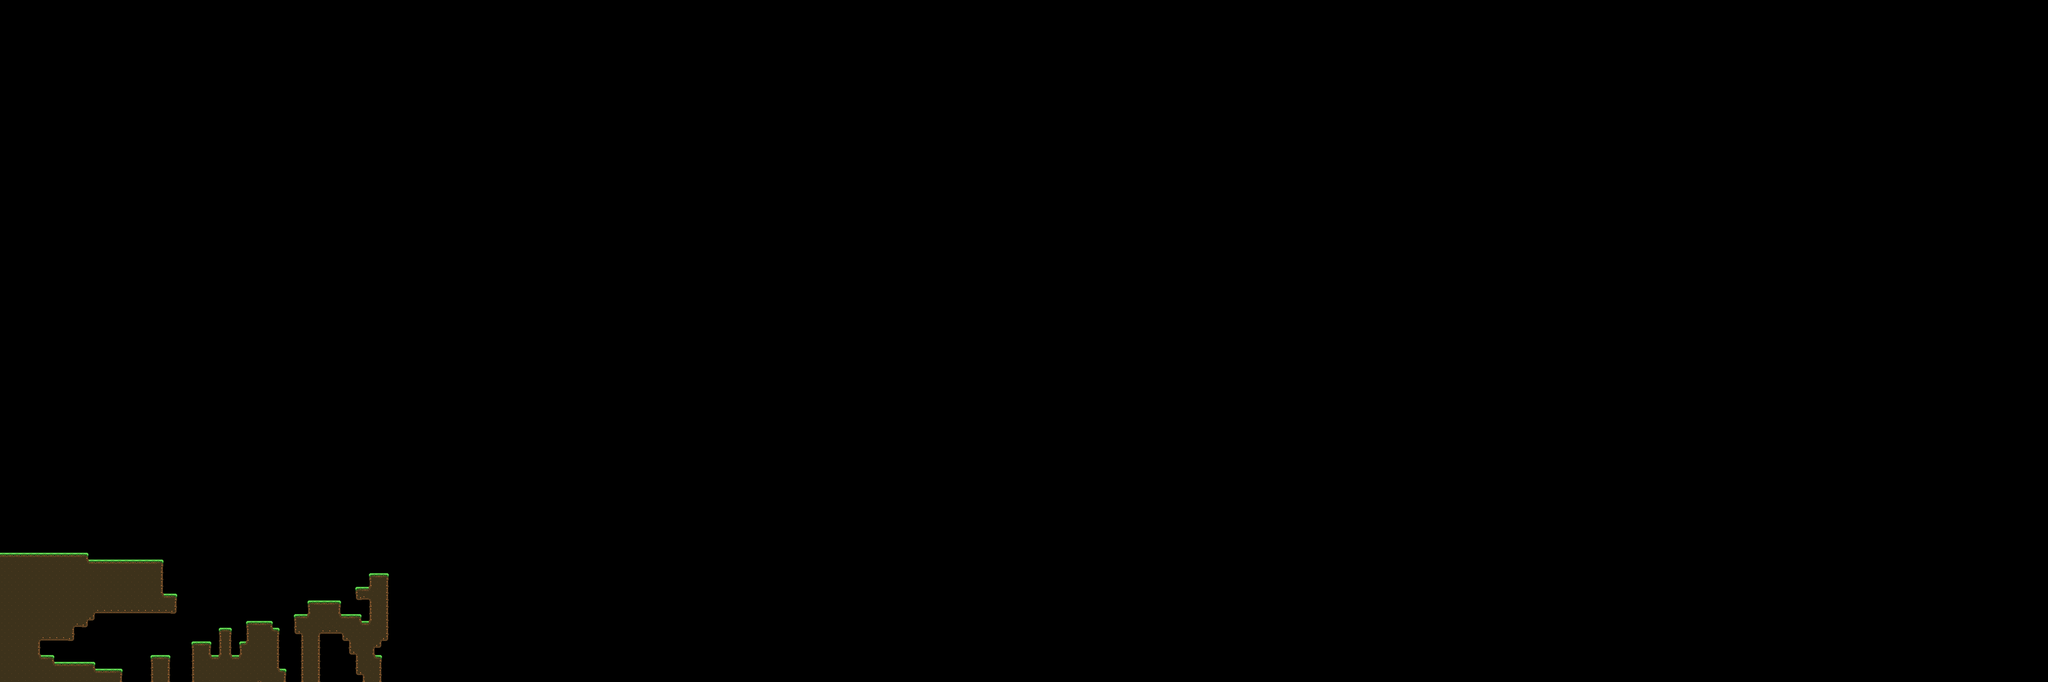

Below is a game level as drawn by its tile map, then a one-line description and the .tmx that defines it (tile-layer data replaced by summaries):
An orthogonal 300x100 tile map with 16x16 px tiles, 1 tile layer (Capa de Patrones 1).

<map version="1.0" orientation="orthogonal" renderorder="right-down" width="300" height="100" tilewidth="16" tileheight="16" nextobjectid="1">
 <tileset firstgid="1" name="map1" tilewidth="16" tileheight="16" tilecount="585" columns="13">
  <image source="BFT - Mega Metroidvania Tileset.png" width="208" height="720" />
  <terraintypes>
   <terrain name="Grass" tile="-1" />
  </terraintypes>
  <tile id="39" terrain="0,0,0," />
  <tile id="41" terrain="0,0,,0" />
  <tile id="42" terrain=",,,0" />
  <tile id="43" terrain=",,0,0" />
  <tile id="44" terrain=",,0," />
  <tile id="55" terrain=",0,,0" />
  <tile id="56" terrain="0,0,0,0" />
  <tile id="57" terrain="0,,0," />
  <tile id="65" terrain="0,,0,0" />
  <tile id="67" terrain=",0,0,0" />
  <tile id="68" terrain=",0,," />
  <tile id="69" terrain="0,0,," />
  <tile id="70" terrain="0,,," />
 </tileset>
 <layer name="Capa de Patrones 1" width="300" height="100">
  <data>[30000 cells, 561 non-empty, 13 distinct tile ids]</data>
 </layer>
</map>
